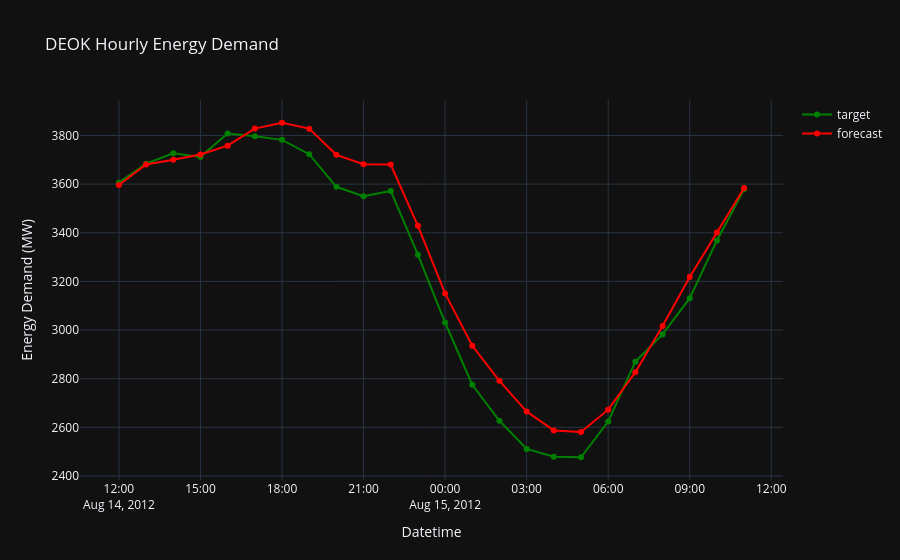

Notebook code cell kept with this figure:
### Code cell
# instantiate an object of type, 'ForecastingPipeline'
fp: ForecastingPipeline = ForecastingPipeline(random.choice(query_ids()))

# generate the recursive forecast
forecast: pd.Series = fp.run()

# query the raw data from Postgres
df: pd.DataFrame = query_data(fp.id)

# filter the raw data w.r.t. the recursive forecast's timestamps
df_future: pd.DataFrame = (
    df
    .assign(datetime=pd.to_datetime(df["datetime"]))
    .set_index("datetime")
    .loc[forecast.index]
    .assign(forecast=forecast)
    .rename({"energy_demand": "target"}, axis=1)
)

# evaluate the forecast
naive_forecast: float = fp.stationary_data.iloc[-1]["energy_demand"]
baseline_forecast: float = df_future.target.mean()
naive_rmse: float = np.sqrt(np.mean((df_future.target.values - naive_forecast)**2))
baseline_rmse: float = np.sqrt(np.mean((df_future.target.values - baseline_forecast)**2))
forecast_rmse: float = np.sqrt(np.mean((df_future.target.values - df_future.forecast.values)**2)) 
print(
    f"Naive RMSE: {naive_rmse:.2f}\
    \nBaseline RMSE: {baseline_rmse:.2f}\
    \nForecast RMSE: {forecast_rmse:.2f}\
    \nR²: {get_rsquared(df_future.target, df_future.forecast):.2f}"
)

# plot the out-of-sample target and recursive forecast 
fig: Figure = px.line(
    df_future,
    x=df_future.index, 
    y=["target", "forecast"], 
    color_discrete_map={"target": "green", "forecast": "red"},
    labels={"index": "Datetime", "value": "Energy Demand (MW)", "variable": ""},
    template="plotly_dark", 
    markers=True, 
    title=f"{fp.id.upper()} Hourly Energy Demand"
)
fig.show()

### Figure 1 — Plotly figure (JSON) as saved in the notebook; plotly's stock layout.template omitted (floating-point values rounded to 4 significant figures)
{"data": [{"hovertemplate": "=target<br>Datetime=%{x}<br>Energy Demand (MW)=%{y}<extra></extra>", "legendgroup": "target", "line": {"color": "green", "dash": "solid"}, "marker": {"symbol": "circle"}, "mode": "markers+lines", "name": "target", "orientation": "v", "showlegend": true, "type": "scatter", "x": ["2012-08-14T12:00:00", "2012-08-14T13:00:00", "2012-08-14T14:00:00", "2012-08-14T15:00:00", "2012-08-14T16:00:00", "2012-08-14T17:00:00", "2012-08-14T18:00:00", "2012-08-14T19:00:00", "2012-08-14T20:00:00", "2012-08-14T21:00:00", "2012-08-14T22:00:00", "2012-08-14T23:00:00", "2012-08-15T00:00:00", "2012-08-15T01:00:00", "2012-08-15T02:00:00", "2012-08-15T03:00:00", "2012-08-15T04:00:00", "2012-08-15T05:00:00", "2012-08-15T06:00:00", "2012-08-15T07:00:00", "2012-08-15T08:00:00", "2012-08-15T09:00:00", "2012-08-15T10:00:00", "2012-08-15T11:00:00"], "xaxis": "x", "y": [3606, 3684, 3727, 3712, 3808, 3797, 3782, 3723, 3589, 3550, 3572, 3310, 3031, 2775, 2627, 2511, 2479, 2477, 2624, 2870, 2982, 3131, 3368, 3579], "yaxis": "y"}, {"hovertemplate": "=forecast<br>Datetime=%{x}<br>Energy Demand (MW)=%{y}<extra></extra>", "legendgroup": "forecast", "line": {"color": "red", "dash": "solid"}, "marker": {"symbol": "circle"}, "mode": "markers+lines", "name": "forecast", "orientation": "v", "showlegend": true, "type": "scatter", "x": ["2012-08-14T12:00:00", "2012-08-14T13:00:00", "2012-08-14T14:00:00", "2012-08-14T15:00:00", "2012-08-14T16:00:00", "2012-08-14T17:00:00", "2012-08-14T18:00:00", "2012-08-14T19:00:00", "2012-08-14T20:00:00", "2012-08-14T21:00:00", "2012-08-14T22:00:00", "2012-08-14T23:00:00", "2012-08-15T00:00:00", "2012-08-15T01:00:00", "2012-08-15T02:00:00", "2012-08-15T03:00:00", "2012-08-15T04:00:00", "2012-08-15T05:00:00", "2012-08-15T06:00:00", "2012-08-15T07:00:00", "2012-08-15T08:00:00", "2012-08-15T09:00:00", "2012-08-15T10:00:00", "2012-08-15T11:00:00"], "xaxis": "x", "y": [3596.0, 3680.0, 3700.0, 3722.0, 3758.0, 3828.0, 3852.0, 3828.0, 3720.0, 3681.0, 3680.0, 3428.0, 3151.0, 2935.0, 2791.0, 2665.0, 2587.0, 2581.0, 2673.0, 2827.0, 3017.0, 3218.0, 3401.0, 3584.0], "yaxis": "y"}], "layout": {"legend": {"title": {"text": ""}, "tracegroupgap": 0}, "title": {"text": "DEOK Hourly Energy Demand"}, "xaxis": {"anchor": "y", "domain": [0, 1], "title": {"text": "Datetime"}}, "yaxis": {"anchor": "x", "domain": [0, 1], "title": {"text": "Energy Demand (MW)"}}}}
